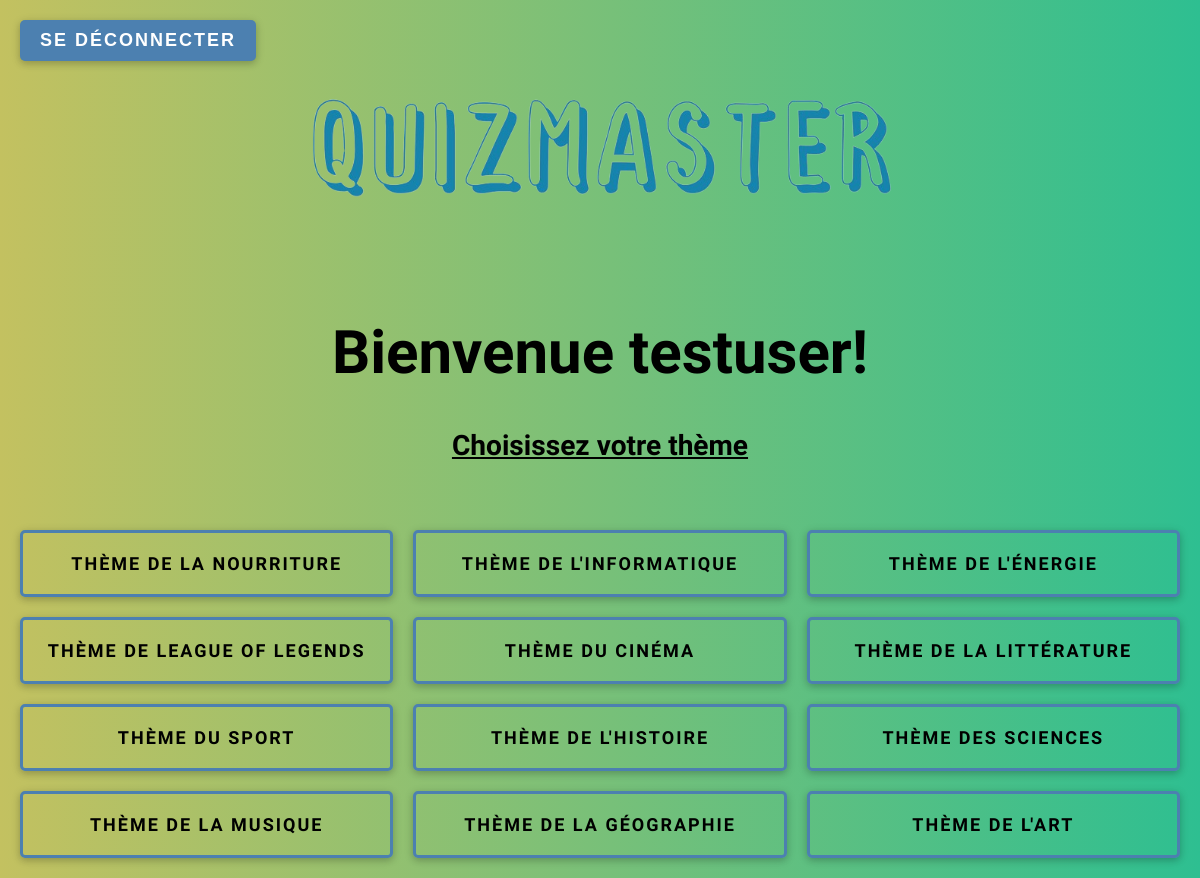
/index.php (signed in), run on the app's committed database.
### tables this page shows
CREATE TABLE `themes` (
  `id` int(11) NOT NULL,
  `name` varchar(50) NOT NULL
);

### app/controllers/QuizController.php (called while the page is built, shortened)
<?php
require_once __DIR__ . '/../models/Quiz.php';
class QuizController {
    public function home() {
        $quizModel = new Quiz();
        $themes = $quizModel->getThemes();
        require_once __DIR__ . '/../views/quiz/home.php';
    }
}
?>

### public/config/database.php (called while the page is built, shortened)
<?php
function getDB() {
    static $conn = null;
    if ($conn === null) {
        $conn = new mysqli(DB_SERVER, DB_USERNAME, DB_PASSWORD, DB_NAME);
    }
    return $conn;
}
?>

### app/models/Quiz.php (called while the page is built, shortened)
<?php
require_once __DIR__ . '/../../public/config/database.php';
class Quiz {
    private $db;
    public function __construct() {
        $this->db = getDB();
    }
    public function getThemes() {
        $stmt = $this->db->query("SELECT * FROM themes");
        return $stmt->fetch_all(MYSQLI_ASSOC);
    }
}
?>

### app/views/quiz/home.php (the view, shortened to what this page needs)
<!DOCTYPE html>
<html lang="fr">
<head>
    <link rel="stylesheet" href="public/css/style.css">
</head>
<body>
<div class="container">
    <div class="header">
        <?php if (isset($_SESSION['username'])): ?>
            <form id="logout-form" action="?controller=user&action=logout" method="POST">
                <button type="submit" id="logout-btn">Se déconnecter</button>
            </form>
        <?php else: ?>
            <button id="btn-login">Se connecter</button>
        <?php endif; ?>
        <div class="img_div">
            <img class="img_quiz" src="Ressources/QuizMaster.png" alt="Image QuizMaster">
        </div>
        <div class="titre_menu">
            <h1>Bienvenue <?= isset($_SESSION['username']) ? $_SESSION['username'] : 'sur QuizMaster' ?>!</h1>
        </div>
        <div class="sous_titre">
            <h3 style="text-decoration: underline;">Choisissez votre thème</h3>
        </div>
    </div>
    <div class="themes-container">
        <?php foreach ($themes as $theme): ?>
            <div class="theme">
                <a class="theme_txt btn" href="?controller=quiz&action=show&id=<?= $theme['id'] ?>"><?= $theme['name'] ?></a>
            </div>
        <?php endforeach; ?>
    </div>
</div>
</body>
</html>

### public/css/style.css (style rules this page uses)
body { font-family: 'Abyssinica SIL', serif; background: linear-gradient(90deg, #c3c160, #2ebf91); margin: 0; padding: 0; }
.btn, button { font-size: 18px; cursor: pointer; letter-spacing: 2px; text-transform: uppercase; display: inline-block; text-align: center; font-weight: bold; padding: 0.7em 2em; border: 3px solid #4c80b0; border-radius: 2px; position: relative; box-shadow: 0 2px 10px rgba(0, 0, 0, 0.16), 0 3px 6px rgba(0,0,0,0.1); color: #4c80b0; text-decoration: none; transition: 0.3s ease all; z-index: 1; }
.btn::before, button::before { transition: 0.5s all ease; position: absolute; top: 0; left: 50%; right: 50%; bottom: 0; opacity: 0; content: ''; background-color: #4c80b0; border-radius: 4px; z-index: -1; }
.container { display: flex; flex-direction: column; min-height: 100vh; }
.header { text-align: center; padding: 20px; }
.img_div { text-align: center; }
.img_quiz { width: auto; height: 130px; margin-top: 5%; }
.titre_menu { font-size: 24px; margin-top: 7%; }
.sous_titre { font-size: 20px; margin-top: 2%; }
.themes-container { display: grid; grid-template-columns: repeat(3, 1fr); gap: 20px; padding: 20px; }
.theme { text-align: center; }
.theme_txt { text-decoration: none; color: black; padding: 20px; border-radius: 5px; font-size: 16px; display: block; width: 100%; box-sizing: border-box; }
@media (min-width: 900px) { .img_quiz { height: 230px; margin-top: 2%; } }
@media (min-width: 900px) { .titre_menu { font-size: 30px; margin-top: 1%; } }
@media (min-width: 900px) { .sous_titre { font-size: 24px; margin-top: 2%; } }
@media (min-width: 900px) { .theme_txt { font-size: 18px; padding: 20px; } }
#logout-btn { background-color: #4c80b0; color: white; padding: 10px 20px; border: none; border-radius: 5px; cursor: pointer; position: absolute; top: 20px; left: 20px; z-index: 999; }

### data on the page
themes: name "THÈME DE LA NOURRITURE"
themes: name "THÈME DE L'INFORMATIQUE"
themes: name "THÈME DE L'ÉNERGIE"
themes: name "THÈME DE LEAGUE OF LEGENDS"
themes: name "THÈME DU CINÉMA"
themes: name "THÈME DE LA LITTÉRATURE"
themes: name "THÈME DU SPORT"
themes: name "THÈME DE L'HISTOIRE"
themes: name "THÈME DES SCIENCES"
themes: name "THÈME DE LA MUSIQUE"
themes: name "THÈME DE LA GÉOGRAPHIE"
themes: name "THÈME DE L'ART"

### other printed values
$_SESSION['username'] "testuser"
